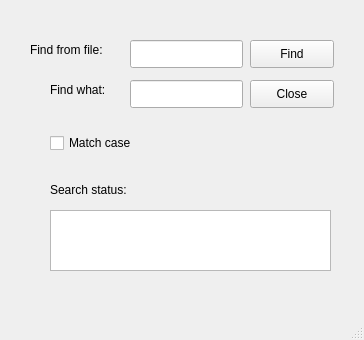
<?xml version="1.0" encoding="UTF-8"?>
<ui version="4.0">
 <class>MainWindow</class>
 <widget class="QMainWindow" name="MainWindow">
  <property name="geometry">
   <rect>
    <x>0</x>
    <y>0</y>
    <width>364</width>
    <height>340</height>
   </rect>
  </property>
  <property name="windowTitle">
   <string>MainWindow</string>
  </property>
  <widget class="QWidget" name="centralwidget">
   <widget class="QPushButton" name="findPushButton">
    <property name="geometry">
     <rect>
      <x>250</x>
      <y>40</y>
      <width>84</width>
      <height>28</height>
     </rect>
    </property>
    <property name="text">
     <string>Find</string>
    </property>
   </widget>
   <widget class="QPushButton" name="closePushButton">
    <property name="geometry">
     <rect>
      <x>250</x>
      <y>80</y>
      <width>84</width>
      <height>28</height>
     </rect>
    </property>
    <property name="text">
     <string>Close</string>
    </property>
   </widget>
   <widget class="QCheckBox" name="matchCheckBox">
    <property name="geometry">
     <rect>
      <x>50</x>
      <y>130</y>
      <width>101</width>
      <height>26</height>
     </rect>
    </property>
    <property name="text">
     <string>Match case</string>
    </property>
   </widget>
   <widget class="QLabel" name="Search_status">
    <property name="geometry">
     <rect>
      <x>50</x>
      <y>180</y>
      <width>101</width>
      <height>20</height>
     </rect>
    </property>
    <property name="text">
     <string>Search status:</string>
    </property>
   </widget>
   <widget class="QTextBrowser" name="textBrowser">
    <property name="geometry">
     <rect>
      <x>50</x>
      <y>210</y>
      <width>281</width>
      <height>61</height>
     </rect>
    </property>
   </widget>
   <widget class="QLabel" name="label">
    <property name="geometry">
     <rect>
      <x>30</x>
      <y>40</y>
      <width>101</width>
      <height>20</height>
     </rect>
    </property>
    <property name="text">
     <string>Find from file:</string>
    </property>
   </widget>
   <widget class="QLabel" name="label_2">
    <property name="geometry">
     <rect>
      <x>50</x>
      <y>80</y>
      <width>81</width>
      <height>20</height>
     </rect>
    </property>
    <property name="text">
     <string>Find what:</string>
    </property>
   </widget>
   <widget class="QLineEdit" name="fileLineEdit">
    <property name="geometry">
     <rect>
      <x>130</x>
      <y>40</y>
      <width>113</width>
      <height>28</height>
     </rect>
    </property>
   </widget>
   <widget class="QLineEdit" name="keyLineEdit">
    <property name="geometry">
     <rect>
      <x>130</x>
      <y>80</y>
      <width>113</width>
      <height>28</height>
     </rect>
    </property>
   </widget>
  </widget>
  <widget class="QMenuBar" name="menubar">
   <property name="geometry">
    <rect>
     <x>0</x>
     <y>0</y>
     <width>364</width>
     <height>25</height>
    </rect>
   </property>
  </widget>
  <widget class="QStatusBar" name="statusbar"/>
 </widget>
 <resources/>
 <connections>
  <connection>
   <sender>closePushButton</sender>
   <signal>clicked()</signal>
   <receiver>MainWindow</receiver>
   <slot>close()</slot>
   <hints>
    <hint type="sourcelabel">
     <x>291</x>
     <y>118</y>
    </hint>
    <hint type="destinationlabel">
     <x>181</x>
     <y>169</y>
    </hint>
   </hints>
  </connection>
 </connections>
</ui>
